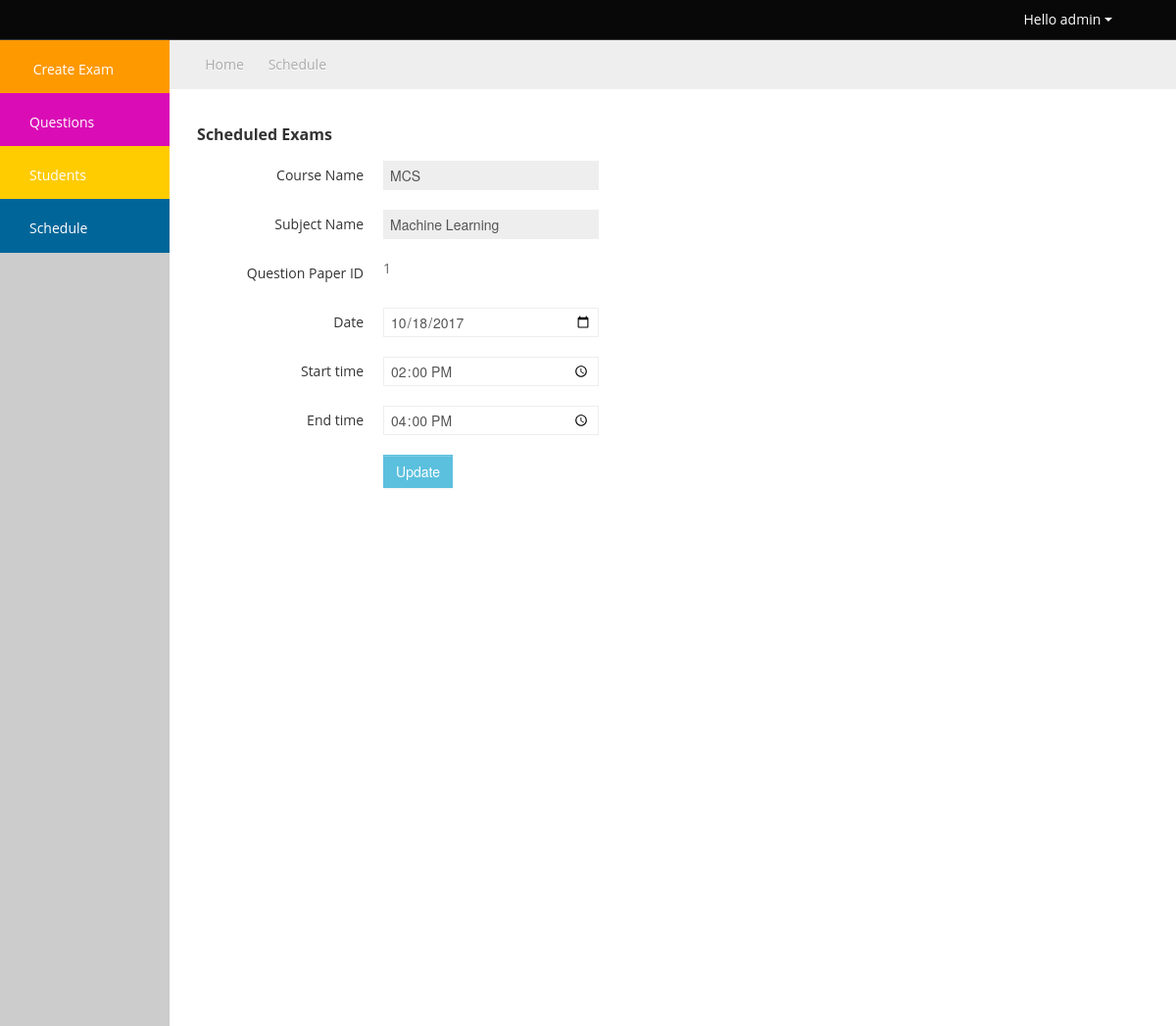
The page /admin/schedule.php?mode=view&id=8 (signed in) on the database its author committed.
### tables this page shows
CREATE TABLE `exams` (
  `examID` int(5) NOT NULL,
  `courseID` int(5) NOT NULL,
  `subjectID` int(5) NOT NULL,
  `qpID` int(5) NOT NULL,
  `examDate` date NOT NULL,
  `startTime` time NOT NULL,
  `endTime` time NOT NULL
);

CREATE TABLE `courses` (
  `courseID` int(3) NOT NULL,
  `courseName` varchar(20) NOT NULL
);

CREATE TABLE `subjects` (
  `subjectID` int(3) NOT NULL,
  `subjectName` varchar(30) NOT NULL,
  `courseID` int(3) NOT NULL
);

### admin/schedule.php (the view, shortened to what this page needs)
<!DOCTYPE html>
<html lang="en">
<head>
	<link id="bootstrap-style" href="css/bootstrap.min.css" rel="stylesheet">
	<link href="css/bootstrap-responsive.min.css" rel="stylesheet">
	<link id="base-style" href="css/style.css" rel="stylesheet">
	<link id="base-style-responsive" href="css/style-responsive.css" rel="stylesheet">
</head>
<body>
	<?php include("include/header.php"); ?>
		<div class="container-fluid-full">
		<div class="row-fluid">
			<div id="sidebar-left" class="span2">
				<div class="nav-collapse sidebar-nav">
					<?php include("include/leftlink.php");?>
                </div>
			</div>
			<div id="content" class="span10">
			<ul class="breadcrumb">
				<li>
					<i class="icon-home"></i>
					<a href="home.php">Home</a>
					<i class="icon-angle-right"></i>
				</li>
				<li>Schedule</li>
			</ul>
			<div class="row-fluid" style="min-height:900px">
			<div class="center_content">
    		<div class="right_content">
    	<h2>Scheduled Exams</h2>
    </div>
	<div class="left_content">
		<?php
				if(isset($_GET['mode']) && ($_GET['mode']=='del'))
				{
					mysql_query("delete from exams where examID=" . $_GET['id']);
					header("Location: schedule.php?mode=show");
                    exit();
				}
					else if(isset($_GET['mode']) && ($_GET['mode']=='view'))
					{
						$aboutar=mysql_query("select exams.examID, courses.courseName, subjects.subjectName, exams.qpID, exams.examDate, exams.startTime, exams.endTime from exams inner join courses on exams.courseID=courses.courseID inner join subjects on exams.subjectID=subjects.subjectID where examID=" . $_GET['id']);
						$about=mysql_fetch_array($aboutar);
				?>
				<div class="box-content">
					<form action="schedule.php?action=update&amp;id=<?php echo $about['examID']; ?>" class="form-horizontal" enctype="multipart/form-data" name="form1" id="form1" onSubmit="return check();" method="post">
					<fieldset>
				  <div class="control-group">
					<label class="control-label" for="typeahead">Course Name </label>
					<div class="controls"><input name="title" readonly="ture" type="text" class="button" size="60" value="<?PHP echo $about['courseName'] ?>" />
					</div>
					</div>
                        <div class="control-group">
					<label class="control-label" for="typeahead">Subject Name </label>
					<div class="controls"><input name="title" readonly="ture" type="text" class="button" size="60" value="<?PHP echo $about['subjectName'] ?>" />
					</div>
					</div>
                    <div class="control-group">
					<label class="control-label" for="typeahead">Question Paper ID </label>
					<div class="controls"><a href=""><?php echo $about['qpID'] ?></a>
					</div>
					</div>
					<div class="control-group">
					<label class="control-label" for="typeahead">Date </label>
					<div class="controls"><input name="examDate" type="date" class="button" size="60" value="<?PHP echo $about['examDate']; ?>" />
					</div>
					</div>
					<div class="control-group">
					<label class="control-label" for="typeahead">Start time </label>
					<div class="controls"><input name="startTime" type="time" class="button" size="60" value="<?PHP echo $about['startTime']; ?>" />
					</div>
					</div>
					<div class="control-group">
					<label class="control-label" for="typeahead">End time </label>
					<div class="controls"><input name="endTime" type="time" class="button" size="60" value="<?PHP echo $about['endTime']; ?>" />
					</div>
					</div>
                    <div class="control-group">
					<label class="control-label" for="typeahead"></label>
					<div class="controls"><input type="submit" class="btn btn-info" value="Update" onclick="return formVal();">
					</div>
					</div>
					</fieldset>
                  </form>
			  <?PHP
				}
				?>
	</div>
    </div>
			</div>
	</div>
		</div>
		</div>
    </div>
</body>
</html>

### admin/css/style.css (style rules this page uses)
body { background: #F5F5F5; color: #333; border: none; font-family: 'Open Sans', sans-serif; font-weight: 400; }
a { color: #646464; }
h2 { font-size: 16px; line-height: 16px; }
#content { background: #ffffff; filter: none; padding: 20px 20px; position: relative; }
.breadcrumb { margin: -28px -28px 28px -28px; line-height: 34px; background: #eee; border: 0px; color: #aaa; -webkit-box-shadow: none; -moz-box-shadow: none; box-shadow: none; -webkit-border-radius: 0px; -moz-border-radius: 0px; border-radius: 0px; }
.breadcrumb a { color: #aaa; text-shadow: 0px 1px 1px #fff; }
.box-content { position: relative; z-index: 50; margin-top: -1px; padding: 10px; background: #fff !important; }
.btn { display: inline-block; padding: 6px 12px; margin-bottom: 0; font-size: 14px; font-weight: 500; line-height: 20px; text-align: center; white-space: nowrap; vertical-align: middle; cursor: pointer; border: 1px solid #a7a9aa; -webkit-border-radius: 0px !important; border-radius: 0px !important; }
.btn { color: #ffffff; background-color: #a7a9aa; border-color: #a7a9aa; background-image: none; filter: none; text-shadow: none; }
.btn-info { background-color: #5bc0de; border-color: #5bc0de; }

### admin/css/style-responsive.css (style rules this page uses)
@media (min-width: 1200px) { .container-fluid-full { overflow: hidden; position: relative; height: 100%; } }
@media (min-width: 1200px) { #content { width: 85.578%; padding: 28px; margin: 0px 0px; margin-left: 14.422% !important; } }
@media (min-width: 1200px) { #sidebar-left { margin-left: 0px !important; position: absolute; height: 100%; background:#CCC } }

### admin/css/uniform.default.css (style rules this page uses)
.selector, .radio, .checker, .uploader, .button, .selector *, .radio *, .checker *, .uploader *, .button * { margin: 0; padding: 0; }
.selector, .checker, .button, .radio, .uploader { display: -moz-inline-box; display: inline-block; vertical-align: middle; zoom: 1; *display: inline; }

### admin/css/halflings.css (style rules this page uses)
html, html .halflings { -webkit-font-smoothing: antialiased !important; }

### rows shown on the page
exams: title "MCS", title "Machine Learning", qpID "1", examDate "10/18/2017", startTime "14:00:00", endTime "16:00:00"

### other values the page prints
$_SESSION['admin'] "admin"
